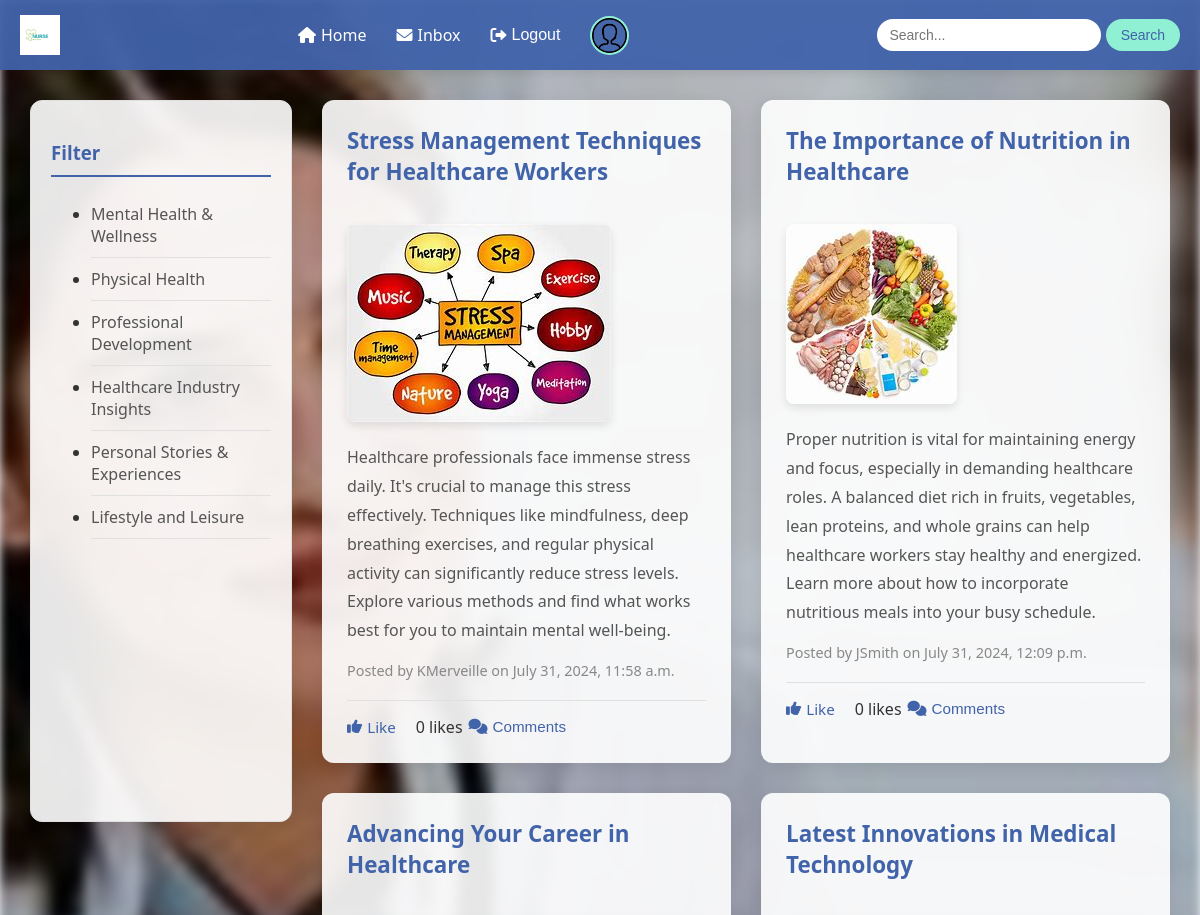
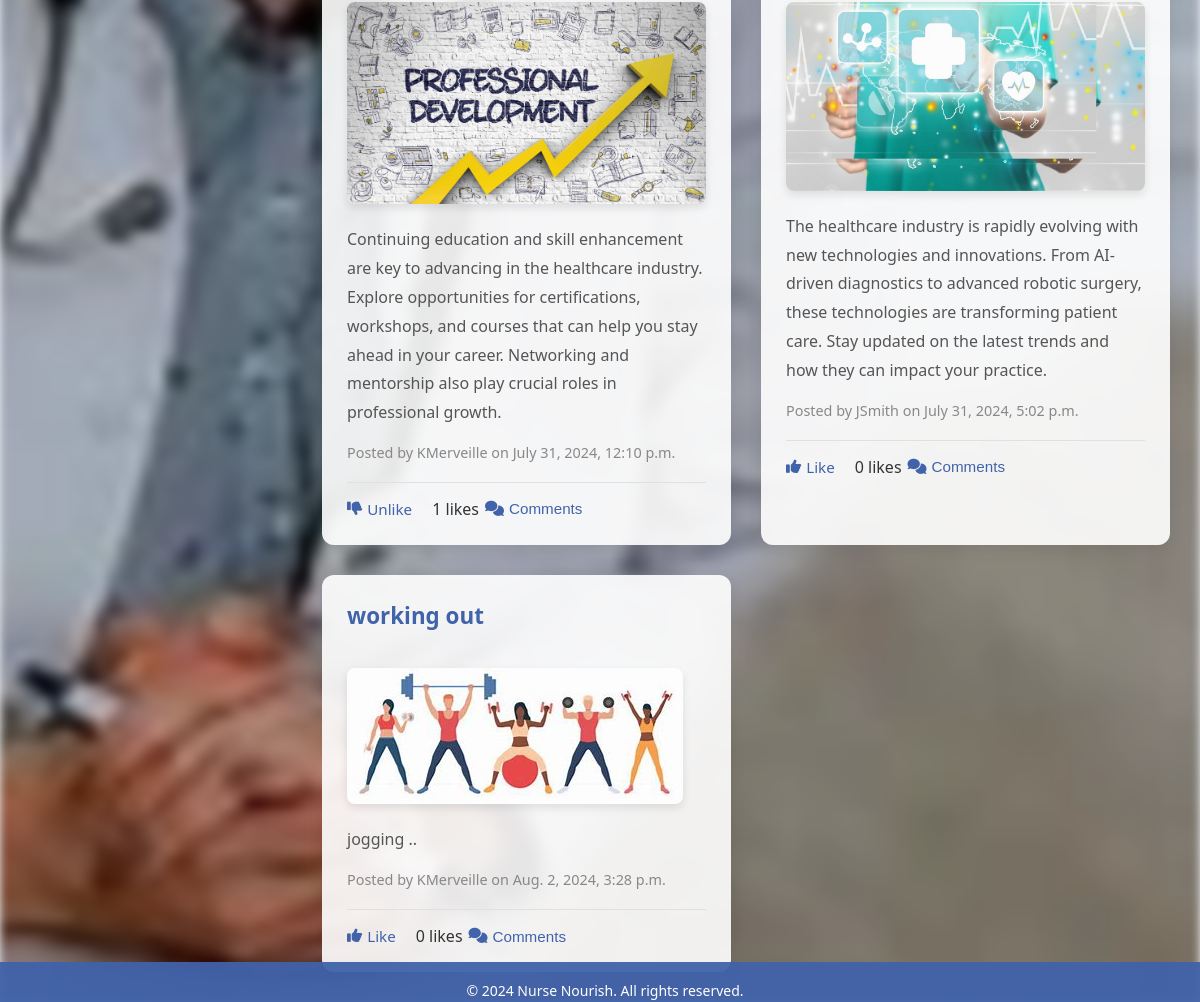
The page /home/ (signed in) on the database its author committed (2 pictures, top to bottom).
### nourse/models.py (models this page shows, shortened)
class User(AbstractUser):
    email = models.EmailField(unique=True)
    first_name = models.CharField(max_length=30)
    last_name = models.CharField(max_length=30)
    username = models.CharField(max_length=50, unique=True)
    picture = models.ImageField(upload_to='static/', default='static/default-profile.png')
    groups = models.ManyToManyField(
        Group,
        related_name='customuser_set',  # Add unique related_name
        blank=True,
        help_text='The groups this user belongs to. A user will get all permissions granted to each of their groups.',
        verbose_name='groups',
    )
    user_permissions = models.ManyToManyField(
        Permission,
        related_name='customuser_set',  # Add unique related_name
        blank=True,
        help_text='Specific permissions for this user.',
        verbose_name='user permissions',
    )

class Category(models.Model):
    name = models.CharField(max_length=100)

class Post(models.Model):
    user = models.ForeignKey(User, on_delete=models.CASCADE)
    title = models.CharField(max_length=100)
    content = models.TextField()
    category = models.ForeignKey(Category, on_delete=models.CASCADE)
    date_posted = models.DateTimeField(auto_now=True)
    image = models.ImageField(upload_to='static/', blank=True, null=True)
    likes = models.ManyToManyField(User, related_name='liked_posts', blank=True)
    def total_likes(self):
        return self.likes.count()

### nourse/views.py (the view)
# urls.py: path('home/', views.main, name='home'),
@login_required
def main(request):
    category_id = request.GET.get('category')
    if category_id:
        posts = Post.objects.filter(category_id=category_id)
    else:
        posts = Post.objects.all()
    categories = Category.objects.all()
    user_picture = request.user.profile.picture.url if request.user.is_authenticated and request.user.profile.picture else None
    return render(request, 'main.html', {
        'posts': posts,
        'categories': categories,
        'user_picture': user_picture
    })

### nourse/context_processors.py (called while the page is built)
def categories_processor(request):
    categories = Category.objects.all()
    return {'categories': categories}

### nourse/templates/main.html (shortened to what this page needs)
{% load static %}
<!DOCTYPE html>
<html lang="en">
<head>
    <link rel="stylesheet" href="{% static 'main.css' %}">
    <link rel="stylesheet" href="https://cdnjs.cloudflare.com/ajax/libs/font-awesome/6.0.0-beta3/css/all.min.css">
</head>
<body>
    <header>
        <img class="logo" src="{% static 'images/logo (2).ico' %}" alt="Nurse Nourish Logo">
        <nav>
            <ul>
                <li>
                    {% if user.is_authenticated %}
                        <a href="{% url 'nourse:home' %}"><i class="fas fa-home"></i>Home</a>
                    {% else %}
                        <a href="{% url 'nourse:login' %}"><i class="fas fa-home"></i>Home</a>
                    {% endif %}
                </li>
                {% if user.is_authenticated %}
                    <li><a href="{% url 'nourse:inbox' %}"><i class="fas fa-envelope"></i> Inbox</a></li>
                    <li>
                        <form id="logout-form" action="{% url 'nourse:logout' %}" method="post" style="display: inline;">
                            <button type="submit" style="border: none; background: none; padding: 0; cursor: pointer;">
                                <i class="fas fa-sign-out-alt"></i> Logout
                            </button>
                        </form>
                    </li>
                    <li>
                        <a href="{% url 'nourse:profile' %}">
                            <img class="user-pic" src="{{ user.picture.url }}" alt="Profile Picture">
                        </a>
                    </li>
                {% else %}
                    <li><a href="{% url 'nourse:register' %}"><i class="fas fa-user-plus"></i> Register</a></li>
                    <li><a href="{% url 'nourse:login' %}"><i class="fas fa-sign-in-alt"></i> Log In</a></li>
                {% endif %}
            </ul>
        </nav>
        <div class="search-bar">
            <form method="get" action="{% url 'nourse:search' %}">
                <input type="text" placeholder="Search..." name="q">
                <button type="submit">Search</button>
            </form>
        </div>
    </header>
    <main>
        <aside class="sidebar">
            <h3>Filter</h3>
            <ul>
                {% for category in categories %}
                    <li>
                        <a href="{% url 'nourse:posts_by_category' category.id %}">{{ category.name }}</a>
                    </li>
                {% empty %}
                    <li>No categories available.</li>
                {% endfor %}
            </ul>
        </aside>
        {% block content %}
        <div class="post-list">
            {% for post in posts %}
            <div class="post">
                <h3>{{ post.title }}</h3>
                {% if post.image %}
                    <img src="{{ post.image.url }}" alt="Post Image" class="post-image">
                {% endif %}
                <p>{{ post.content }}</p>
                <small>Posted by {{ post.user.username }} on {{ post.date_posted }}</small>
                <div class="post-actions">
                    <a href="{% url 'nourse:like_post' post.id %}">
                        {% if user.is_authenticated and user in post.likes.all %}
                            <i class="fas fa-thumbs-down"></i> Unlike
                        {% else %}
                            <i class="fas fa-thumbs-up"></i> Like
                        {% endif %}
                    </a>
                    <span>{{ post.total_likes }} likes</span>
                    <button class="comment-toggle" data-post-id="{{ post.id }}">
                        <i class="fas fa-comments"></i> Comments
                    </button>
                </div>
            </div>
            {% empty %}
                <p>No posts available.</p>
            {% endfor %}
        </div>
        {% endblock %}
    </main>
    <footer>
        <p>&copy; 2024 Nurse Nourish. All rights reserved.</p>
    </footer>
</body>
</html>

### static/main.css (style rules this page uses)
body { font-family: 'Segoe UI', Tahoma, Geneva, Verdana, sans-serif; margin: 0; padding: 0; background-color: #f0f4f8; display: flex; flex-direction: column; min-height: 100vh; color: #333; }
header { background-color: rgba(65, 99, 170, 0.95); color: #fff; padding: 10px 0; position: fixed; width: 100%; top: 0; left: 0; z-index: 1000; display: flex; align-items: center; justify-content: space-between; height: 50px; box-shadow: 0 2px 10px rgba(0, 0, 0, 0.1); }
.logo { width: 40px; margin-left: 20px; transition: transform 0.3s ease; }
nav ul { list-style: none; padding: 0; margin: 0; display: flex; align-items: center; }
nav ul li { margin: 0 15px; }
nav ul li a, nav ul li button { color: #fff; text-decoration: none; font-weight: 500; display: flex; align-items: center; font-size: 16px; transition: color 0.3s ease; }
nav ul li a i, nav ul li button i { margin-right: 5px; }
.search-bar { margin-right: 20px; }
.search-bar input { padding: 8px 12px; border: none; border-radius: 20px; font-size: 14px; width: 200px; transition: width 0.3s ease; }
.search-bar button { padding: 8px 15px; border: none; border-radius: 20px; background-color: #8ff0d3; color: #4163aa; cursor: pointer; font-size: 14px; transition: background-color 0.3s ease; }
main { flex: 1; margin-top: 70px; display: flex; flex-direction: row; gap: 30px; padding: 30px; }
.sidebar { width: 220px; background-color: rgba(255, 255, 255, 0.9); border: 1px solid #e0e0e0; padding: 20px; position: sticky; top: 80px; height: calc(100vh - 120px); overflow-y: auto; border-radius: 12px; box-shadow: 0 4px 15px rgba(0, 0, 0, 0.05); box-sizing: inherit; }
.sidebar h3 { color: #4163aa; border-bottom: 2px solid #4163aa; padding-bottom: 10px; margin-bottom: 15px; }
.sidebar ul li a { color: #555; text-decoration: none; display: block; padding: 10px 0; border-bottom: 1px solid #e0e0e0; transition: all 0.5s ease; }
.post-list { flex: 1; display: grid; grid-template-columns: repeat(auto-fill, minmax(300px, 1fr)); gap: 30px; }
.post { border: none; border-radius: 12px; background-color: rgba(255, 255, 255, 0.9); padding: 25px; box-shadow: 0 5px 15px rgba(0, 0, 0, 0.08); transition: all 0.3s ease; }
.post h3 { margin-top: 0; color: #4163aa; font-size: 1.4em; }
.post p { color: #555; line-height: 1.8; font-size: 1em; }
.post small { color: #888; font-size: 0.9em; display: block; margin-top: 15px; }
.post-actions { display: flex; align-items: center; margin-top: 20px; padding-top: 15px; border-top: 1px solid #e0e0e0; }
.post-actions a, .post-actions button { color: #4163aa; text-decoration: none; margin-right: 20px; font-size: 0.95em; display: flex; align-items: center; background: none; border: none; cursor: pointer; transition: color 0.3s ease; }
.post-actions a i, .post-actions button i { margin-right: 5px; }
.post-image { max-width: 100%; height: auto; margin-top: 15px; border-radius: 8px; box-shadow: 0 4px 8px rgba(0, 0, 0, 0.1); }
.user-pic { width: 35px; height: 35px; border-radius: 50%; margin-right: 10px; object-fit: cover; border: 2px solid #8ff0d3; }
footer { background-color: rgba(65, 99, 170, 0.95); color: #fff; text-align: center; padding: 5px; font-size: 14px; position: fixed; bottom: 0; width: 100%; height:30px; }

### rows shown on the page
User: picture (placeholder picture)
Category: name "Mental Health & Wellness"
Category: name "Physical Health"
Category: name "Professional Development"
Category: name "Healthcare Industry Insights"
Category: name "Personal Stories & Experiences"
Category: name "Lifestyle and Leisure"
Post: title "Stress Management Techniques for Healthcare Workers", image (picture), content "Healthcare professionals face immense stress daily. It's crucial to manage this stress effectively. Techniques like mindfulness, deep breathing exercises, and regular physical activity can significantly reduce stress levels. Explore various methods and find what works best for you to maintain mental well-being.", user.username "KMerveille", date_posted "July 31, 2024, 11:58 a.m.", shows "Like", total_likes "0"
Post: title "The Importance of Nutrition in Healthcare", image (picture), content "Proper nutrition is vital for maintaining energy and focus, especially in demanding healthcare roles. A balanced diet rich in fruits, vegetables, lean proteins, and whole grains can help healthcare workers stay healthy and energized. Learn more about how to incorporate nutritious meals into your busy schedule.", user.username "JSmith", date_posted "July 31, 2024, 12:09 p.m.", shows "Like", total_likes "0"
Post: title "Advancing Your Career in Healthcare", image (picture), content "Continuing education and skill enhancement are key to advancing in the healthcare industry. Explore opportunities for certifications, workshops, and courses that can help you stay ahead in your career. Networking and mentorship also play crucial roles in professional growth.", user.username "KMerveille", date_posted "July 31, 2024, 12:10 p.m.", shows "Unlike", total_likes "1"
Post: title "Latest Innovations in Medical Technology", image (picture), content "The healthcare industry is rapidly evolving with new technologies and innovations. From AI-driven diagnostics to advanced robotic surgery, these technologies are transforming patient care. Stay updated on the latest trends and how they can impact your practice.", user.username "JSmith", date_posted "July 31, 2024, 5:02 p.m.", shows "Like", total_likes "0"
Post: title "working out", image (picture), content "jogging ..", user.username "KMerveille", date_posted "Aug. 2, 2024, 3:28 p.m.", shows "Like", total_likes "0"
